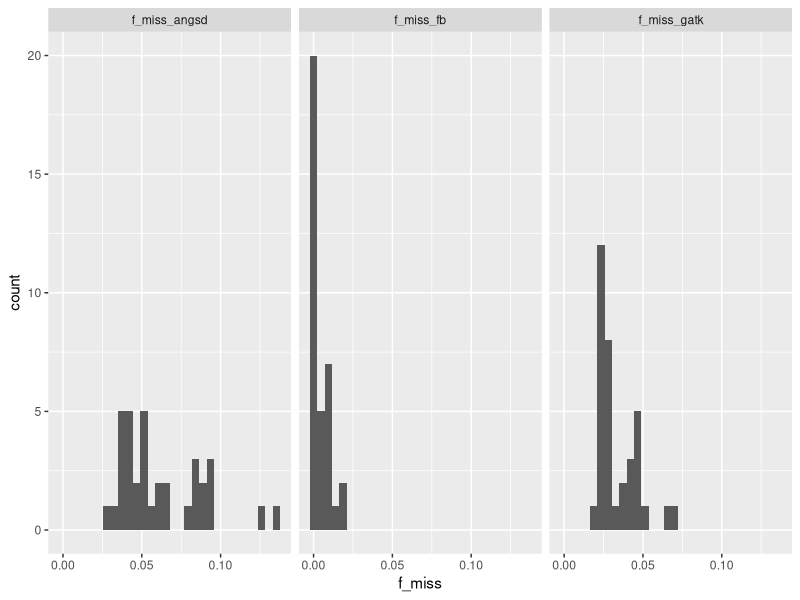
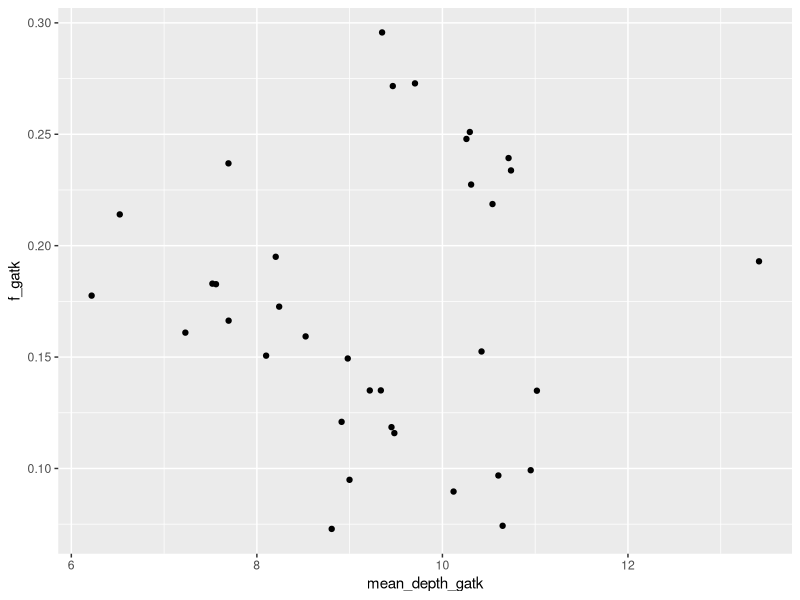
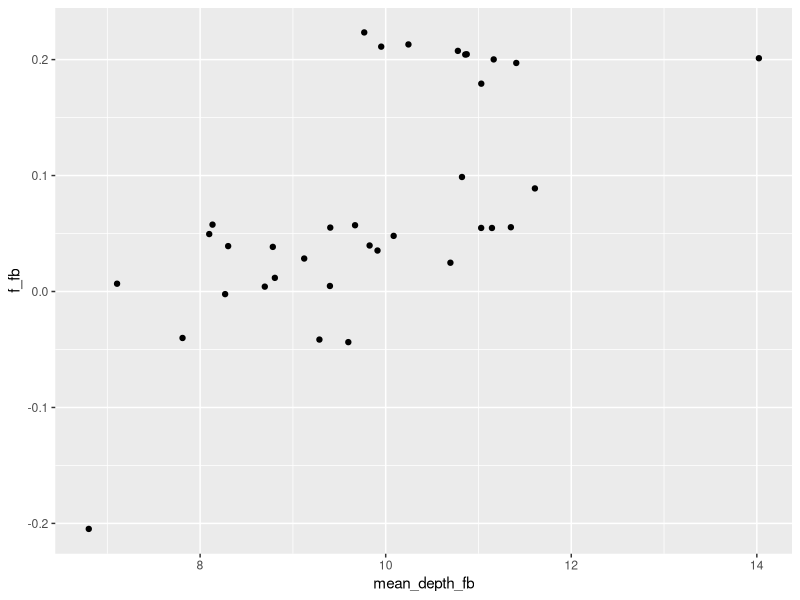

The R source for these figures, in order:
rm(list = ls())

library(tidyverse)

# read in inds data
inds <- read_csv("ind_stats_combined.csv", col_names = T)

# examine the distribution of missing data
f_miss <- gather(select(inds, contains("f_miss")), key = "method", value = "f_miss")
ggplot(f_miss, aes(f_miss)) + geom_histogram() + facet_wrap(~method) 

# plot het vs missing data
ggplot(inds, aes(mean_depth_gatk, f_gatk)) + geom_point()
ggplot(inds, aes(mean_depth_fb, f_fb)) + geom_point()
# this lets you see the relationship between depth and also heterozygosity (measured by FIS)
# here you can see that for FB there is quite a clear positive relatioship ut that this isn't the case
# for GATK